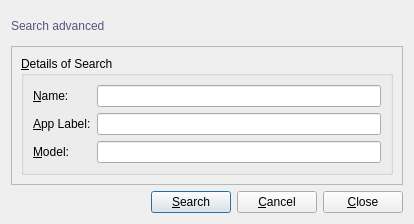
<?xml version="1.0" encoding="UTF-8"?>
<ui version="4.0">
 <class>ContentTypesSearch</class>
 <widget class="QDialog" name="ContentTypesSearch">
  <property name="geometry">
   <rect>
    <x>0</x>
    <y>0</y>
    <width>414</width>
    <height>224</height>
   </rect>
  </property>
  <property name="windowTitle">
   <string>Content Types :: Search Advanced</string>
  </property>
  <property name="windowIcon">
   <iconset resource="../../../crud-2/resources/ui/resources.qrc">
    <normaloff>:/default/static/default/icons/22x22/face-devilish.png</normaloff>:/default/static/default/icons/22x22/face-devilish.png</iconset>
  </property>
  <layout class="QGridLayout" name="gridLayout">
   <item row="0" column="0">
    <layout class="QHBoxLayout" name="horizontalLayout_2">
     <item>
      <widget class="QLabel" name="titleLabel">
       <property name="styleSheet">
        <string notr="true">color: rgb(85, 85, 127);
font: 75 14pt &quot;DejaVu Sans Mono&quot;;</string>
       </property>
       <property name="text">
        <string>Search advanced</string>
       </property>
      </widget>
     </item>
     <item>
      <spacer name="horizontalSpacer_2">
       <property name="orientation">
        <enum>Qt::Horizontal</enum>
       </property>
       <property name="sizeHint" stdset="0">
        <size>
         <width>40</width>
         <height>20</height>
        </size>
       </property>
      </spacer>
     </item>
    </layout>
   </item>
   <item row="1" column="0">
    <widget class="QFrame" name="frame">
     <property name="frameShape">
      <enum>QFrame::StyledPanel</enum>
     </property>
     <property name="frameShadow">
      <enum>QFrame::Raised</enum>
     </property>
     <layout class="QGridLayout" name="gridLayout_3">
      <item row="0" column="0">
       <widget class="QGroupBox" name="detailsSearchGroupBox">
        <property name="title">
         <string>&amp;Details of Search</string>
        </property>
        <layout class="QFormLayout" name="formLayout_2">
         <item row="0" column="0">
          <widget class="QLabel" name="nameLabel">
           <property name="text">
            <string>&amp;Name:</string>
           </property>
           <property name="buddy">
            <cstring>nameLineEdit</cstring>
           </property>
          </widget>
         </item>
         <item row="0" column="1">
          <widget class="QLineEdit" name="nameLineEdit"/>
         </item>
         <item row="1" column="0">
          <widget class="QLabel" name="appLabelLabel">
           <property name="text">
            <string>&amp;App Label:</string>
           </property>
           <property name="buddy">
            <cstring>appLabelLineEdit</cstring>
           </property>
          </widget>
         </item>
         <item row="1" column="1">
          <widget class="QLineEdit" name="appLabelLineEdit"/>
         </item>
         <item row="2" column="0">
          <widget class="QLabel" name="modelLabel">
           <property name="text">
            <string>&amp;Model:</string>
           </property>
           <property name="buddy">
            <cstring>appLabelLineEdit</cstring>
           </property>
          </widget>
         </item>
         <item row="2" column="1">
          <widget class="QLineEdit" name="modelLineEdit"/>
         </item>
        </layout>
       </widget>
      </item>
     </layout>
    </widget>
   </item>
   <item row="2" column="0">
    <layout class="QHBoxLayout" name="horizontalLayout">
     <item>
      <spacer name="horizontalSpacer">
       <property name="orientation">
        <enum>Qt::Horizontal</enum>
       </property>
       <property name="sizeHint" stdset="0">
        <size>
         <width>40</width>
         <height>20</height>
        </size>
       </property>
      </spacer>
     </item>
     <item>
      <widget class="QPushButton" name="searchPushButton">
       <property name="text">
        <string>&amp;Search</string>
       </property>
       <property name="icon">
        <iconset resource="../../../crud-2/resources/ui/resources.qrc">
         <normaloff>:/default/static/default/icons/22x22/dialog-ok-apply.png</normaloff>:/default/static/default/icons/22x22/dialog-ok-apply.png</iconset>
       </property>
       <property name="shortcut">
        <string>Ctrl+S</string>
       </property>
      </widget>
     </item>
     <item>
      <widget class="QPushButton" name="cancelPushButton">
       <property name="text">
        <string>&amp;Cancel</string>
       </property>
       <property name="icon">
        <iconset resource="../../../crud-2/resources/ui/resources.qrc">
         <normaloff>:/default/static/default/icons/22x22/dialog-cancel.png</normaloff>:/default/static/default/icons/22x22/dialog-cancel.png</iconset>
       </property>
       <property name="shortcut">
        <string>Ctrl+Shift+W</string>
       </property>
      </widget>
     </item>
     <item>
      <widget class="QPushButton" name="closePushButton">
       <property name="text">
        <string>&amp;Close</string>
       </property>
       <property name="icon">
        <iconset resource="../../../crud-2/resources/ui/resources.qrc">
         <normaloff>:/default/static/default/icons/22x22/window-close.png</normaloff>:/default/static/default/icons/22x22/window-close.png</iconset>
       </property>
       <property name="shortcut">
        <string>Ctrl+W</string>
       </property>
      </widget>
     </item>
    </layout>
   </item>
  </layout>
 </widget>
 <tabstops>
  <tabstop>nameLineEdit</tabstop>
  <tabstop>appLabelLineEdit</tabstop>
  <tabstop>modelLineEdit</tabstop>
  <tabstop>searchPushButton</tabstop>
  <tabstop>cancelPushButton</tabstop>
  <tabstop>closePushButton</tabstop>
 </tabstops>
 <resources>
  <include location="../../../crud-2/resources/ui/resources.qrc"/>
 </resources>
 <connections/>
</ui>
